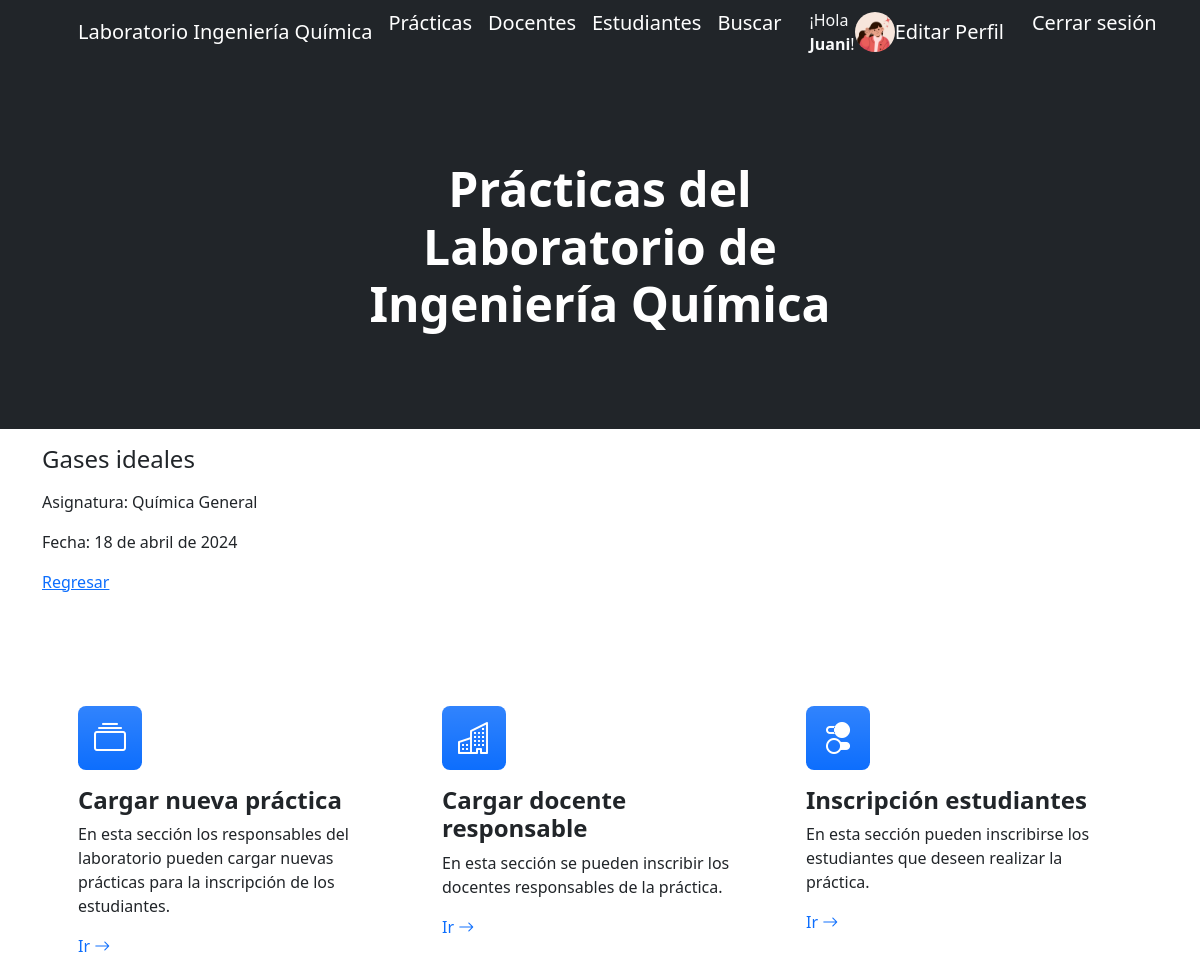
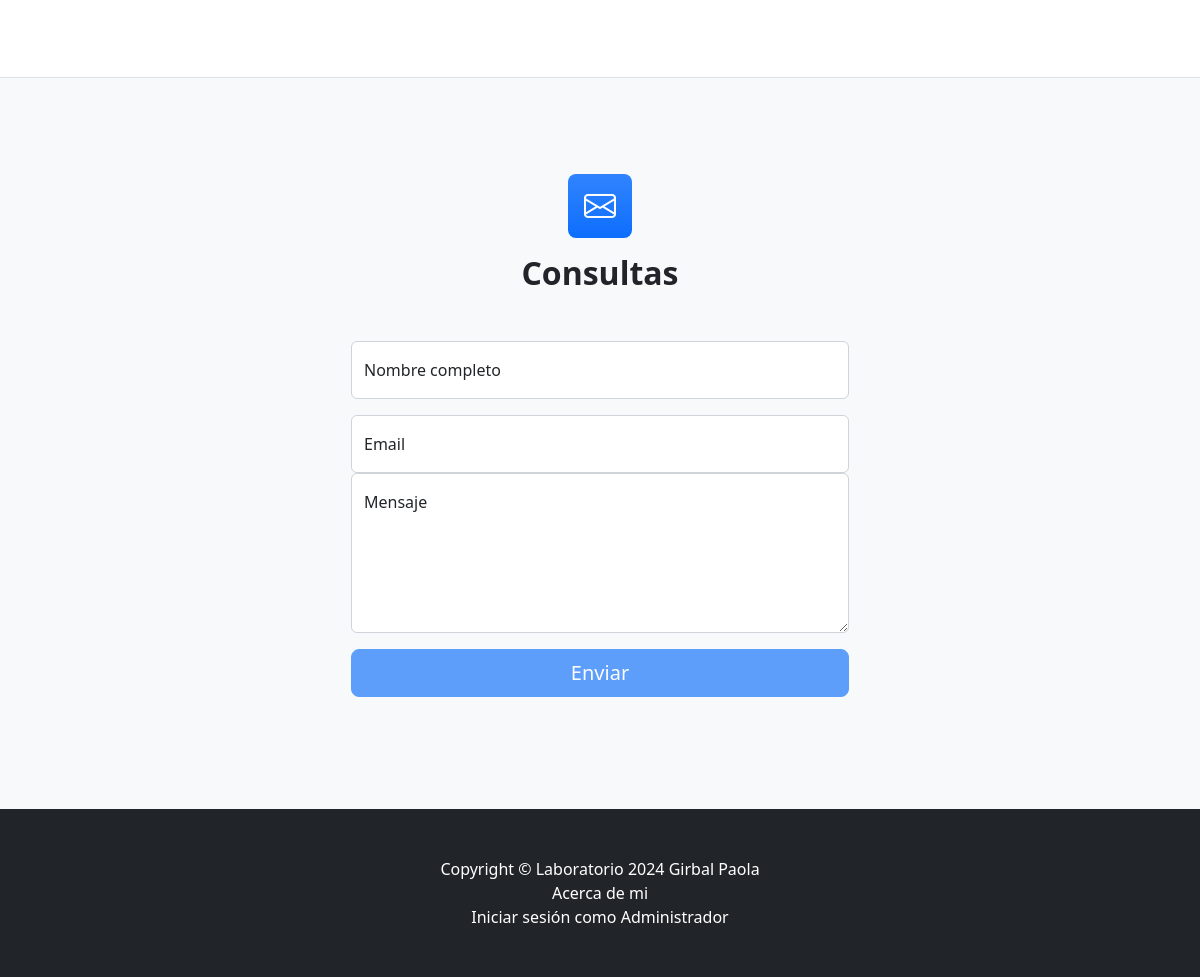
The page /practicaDetalle/1/ (signed in) on the database its author committed (2 pictures, top to bottom).
### AppLab/models.py (models this page shows, shortened)
class UserProfile(models.Model):
    user = models.OneToOneField(User, on_delete=models.CASCADE)
    avatar = models.ImageField(upload_to='avatars/', null=True, blank=True)

class Practica(models.Model):
    nombre = models.CharField(max_length=40)
    asignatura = models.CharField(max_length=30)
    fecha = models.DateField()

### AppLab/views.py (the view)
# urls.py: path('practicaDetalle/<int:pk>/', PracticaDetalle.as_view(), name = "practica"),
class PracticaDetalle(DetailView):
    model = Practica
    context_object_name = "practica"
    template_name = "AppLab/practicaDetalle.html"

### AppLab/templates/AppLab/practicaDetalle.html
{% extends "AppLab/padre.html" %}
{% load static %}
{% block contenidoQueCambia %}
<div class="container">
    <p><h4>{{practica.nombre}}</h4></p>
    <p>Asignatura: {{practica.asignatura}}</p>
    <p>Fecha: {{practica.fecha}}</p>
    <p>
        <a href="{% url 'practicas' %}">Regresar</a>
    </p>
</div>
{% endblock %}

### AppLab/templates/AppLab/padre.html (shortened to what this page needs)
<!DOCTYPE html>
<html lang="en">
    <head>
        {% load static %}
        <link href="https://cdn.jsdelivr.net/npm/bootstrap-icons@1.4.1/font/bootstrap-icons.css" rel="stylesheet" />
        <link href="{% static 'AppLab/css/styles.css' %}" rel="stylesheet" />
    </head>
    <body>
        <nav class="navbar navbar-expand-lg navbar-dark bg-dark">
            <div class="container px-5">
                <a class="navbar-brand" href="{% url 'inicio' %}">Laboratorio Ingeniería Química</a>
                <div class="collapse navbar-collapse" id="navbarSupportedContent">
                    <ul class="navbar-nav ms-auto mb-2 mb-lg-0">
                        <li class="nav-item"><a class="navbar-brand" href="{% url 'practicas' %}">Prácticas</a></li>
                        <li class="nav-item"><a class="navbar-brand" href="{% url 'docentes' %}">Docentes</a></li>
                        <li class="nav-item"><a class="navbar-brand" href="{% url 'estudiantes' %}">Estudiantes</a></li>
                        <li class="nav-item"><a class="navbar-brand" href="{% url 'buscar' %}">Buscar</a></li>
                    {% if request.user.is_authenticated %}
                        <div class="container d-flex align-items-center">
                            <span class="text-light mr-2"> ¡Hola <strong>{{ request.user.username }}</strong>!</span>
                            {% if request.user.userprofile.avatar %}
                                <img src="{{ request.user.userprofile.avatar.url }}" alt="Avatar" height="40" class="rounded-circle">
                            {% else %}
                                <img src="{% static 'default-avatar.png' %}" alt="Avatar" height="40" class="rounded-circle">
                            {% endif %}
                            <a class="navbar-brand ml-2" href="{% url 'editar_usuario' %}">Editar Perfil</a>
                        </div>
                        <form action="{% url 'logout' %}" method="post" id="logoutForm" class="ml-2">
                            <a class="navbar-brand" href="#" onclick="document.getElementById('logoutForm').submit();">Cerrar sesión</a>
                        </form>
                    {% else %}
                        <li class="nav-item"><a class="navbar-brand" href="{% url 'login' %}">Iniciar sesión</a></li>
                        <li class="nav-item"><a class="navbar-brand" href="{% url 'registro' %}">Registrate</a></li>
                    {% endif %}
                    </ul>
                </div>
            </div>
        </nav>
        <header class="bg-dark py-5">
            <div class="container px-5">
                <div class="row gx-5 justify-content-center">
                    <div class="col-lg-6">
                        <div class="text-center my-5">
                            <h1 class="display-5 fw-bolder text-white mb-2">Prácticas del Laboratorio de Ingeniería Química</h1>
                        </div>
                    </div>
                </div>
            </div>
        </header>
        {% block contenidoQueCambia %}
        {% endblock %}
        <section class="py-5 border-bottom" id="features">
            <div class="container px-5 my-5">
                <div class="row gx-5">
                    <div class="col-lg-4 mb-5 mb-lg-0">
                        <div class="feature bg-primary bg-gradient text-white rounded-3 mb-3"><i class="bi bi-collection"></i></div>
                        <h2 class="h4 fw-bolder">Cargar nueva práctica</h2>
                        <p>En esta sección los responsables del laboratorio pueden cargar nuevas prácticas para la inscripción de los estudiantes.</p>
                        <a class="text-decoration-none" href="{% url 'practicas' %}">
                            Ir
                            <i class="bi bi-arrow-right"></i>
                        </a>
                    </div>
                    <div class="col-lg-4 mb-5 mb-lg-0">
                        <div class="feature bg-primary bg-gradient text-white rounded-3 mb-3"><i class="bi bi-building"></i></div>
                        <h2 class="h4 fw-bolder">Cargar docente responsable</h2>
                        <p>En esta sección se pueden inscribir los docentes responsables de la práctica.</p>
                        <a class="text-decoration-none" href="{% url 'docentes' %}">
                            Ir
                            <i class="bi bi-arrow-right"></i>
                        </a>
                    </div>
                    <div class="col-lg-4">
                        <div class="feature bg-primary bg-gradient text-white rounded-3 mb-3"><i class="bi bi-toggles2"></i></div>
                        <h2 class="h4 fw-bolder">Inscripción estudiantes</h2>
                        <p>En esta sección pueden inscribirse los estudiantes que deseen realizar la práctica.</p>
                        <a class="text-decoration-none" href="{% url 'estudiantes' %}">
                            Ir
                            <i class="bi bi-arrow-right"></i>
                        </a>
                    </div>
                </div>
            </div>
        </section>
        <section class="bg-light py-5">
            <div class="container px-5 my-5 px-5">
                <div class="text-center mb-5">
                    <div class="feature bg-primary bg-gradient text-white rounded-3 mb-3"><i class="bi bi-envelope"></i></div>
                    <h2 class="fw-bolder">Consultas</h2>
                </div>
                <div class="row gx-5 justify-content-center">
                    <div class="col-lg-6">
                        <form id="contactForm" data-sb-form-api-token="API_TOKEN">
                            <div class="form-floating mb-3">
                                <input class="form-control" id="name" type="text" placeholder="Enter your name..." data-sb-validations="required" />
                                <label for="name">Nombre completo</label>
                            </div>
                            <div class="form-floating mb-3">
                                <input class="form-control" id="email" type="email" placeholder="name@example.com" data-sb-validations="required,email" />
                                <label for="email">Email</label>
                            <div class="form-floating mb-3">
                                <textarea class="form-control" id="message" type="text" placeholder="Enter your message here..." style="height: 10rem" data-sb-validations="required"></textarea>
                                <label for="message">Mensaje</label>
                            </div>
                            <div class="d-grid"><button class="btn btn-primary btn-lg disabled" id="submitButton" type="submit">Enviar</button></div>
                        </form>
                    </div>
                </div>
            </div>
        </section>
        <footer class="py-5 bg-dark">
            <div class="container px-5"><p class="m-0 text-center text-white">Copyright &copy; Laboratorio 2024 Girbal Paola</p></div>
            <div class="container px-5"><p class="m-0 text-center text-white"><a class="navbar-brand" href="{% url 'acerca_de_mi' %}">Acerca de mi</a></p></div>
            <div class="container px-5"><p class="m-0 text-center text-white"><a class="navbar-brand" href="{% url 'admin:index' %}">Iniciar sesión como Administrador</a></p></div>
        </footer>
    </body>
</html>

### rows shown on the page
Practica: nombre "Gases ideales", asignatura "Química General", fecha "18 de abril de 2024"

### other values the page prints
{{ request.user.username }} "Juani"
